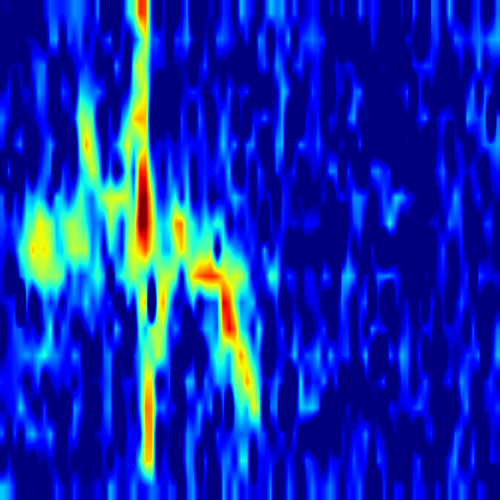
#> input picture my_research_b4_data/test_audio_spectrogram_data/20kHz/FingerSeipe-D/FingerSeipe-D_try1.png, 1000 x 1000 px, found by its file name (shown at 1/2 size); its folder holds only this picture in this run
$ python test_learningmodel_svm.py
#> lines starting #> are read from the running program, lines starting #| are printed output that depends on the picture
import os
import numpy as np
from sklearn.model_selection import train_test_split
from sklearn.preprocessing import LabelEncoder, StandardScaler
from sklearn.svm import SVC
from sklearn.metrics import classification_report, accuracy_score
from PIL import Image

#python 3.10.11で実行

Hz = '20kHz'
# データセットパス
DATASET_PATH = "C:/Users/rushi/myresearch/my_research_b4_data/test_audio_spectrogram_data/"+ Hz

# データとラベルを格納
Imagedata = []
Label_data = []

# 各フォルダ（ラベル）ごとに画像を読み込み
for label in os.listdir(DATASET_PATH):      #サブフォルダの名前を1つずつ取得
    label_path = os.path.join(DATASET_PATH, label)      #サブフォルダのパスを取得

    if not os.path.isdir(label_path):       #フォルダでないときスキップ
        continue
    for filename in os.listdir(label_path):     #サブフォルダ内のデータをすべて探索
        if filename.endswith(".png"):       #pngファイルの時
            img_path = os.path.join(label_path, filename)       #画像へのパスを取得
            img = Image.open(img_path).convert("L").resize((64, 64))  # グレースケール(L)＋リサイズ
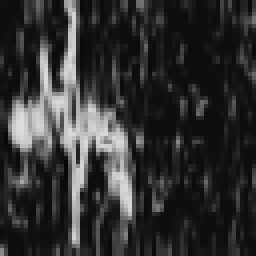
#> img: PIL image 64x64 L (shown 4 times larger); min 5, max 222, mean 49.6
            img_array = np.array(img).flatten()  # flattenして1次元ベクトルに
#> img_array = 4096 values, max 222 at index 1227, min 5 at index 2640, mean 49.63
            Imagedata.append(img_array)
            Label_data.append(label)
#> pass 2 of the loop `for label in os.listdir(DATASET_PATH):`:
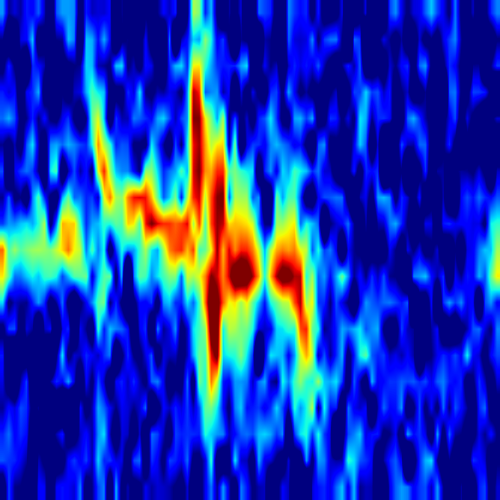
#> input picture my_research_b4_data/test_audio_spectrogram_data/20kHz/Grip-C/Grip-C_try1.png, 1000 x 1000 px, found by its file name (shown at 1/2 size)
#> `img = Image.open(img_path).convert("L").resize((64, 64))`:
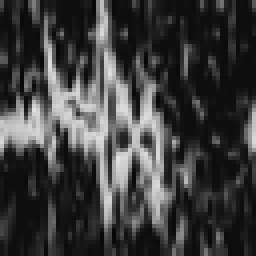
#> img: PIL image 64x64 L (shown 4 times larger); min 6, max 225, mean 61.3
#> img_array = 4096 values, max 225 at index 2525, min 6 at index 3740, mean 61.29

#データをNumpy配列に変換して機械学習で扱いやすい形式にする
Imagedata = np.array(Imagedata)
Label_data = np.array(Label_data)

# ラベルを数値に変換
le = LabelEncoder()
y_encoded = le.fit_transform(Label_data)

# 特徴量のスケーリング
scaler = StandardScaler()
Imagedata_scaled = scaler.fit_transform(Imagedata)

# 訓練とテストに分割
Imagedata_train, Imagedata_test, y_train, y_test = train_test_split(Imagedata_scaled, y_encoded, test_size=0.2, random_state=42)
#> y_train = [0]; y_test = [1]

# SVMモデルの作成と学習
clf = SVC(kernel='rbf', C=1.0, gamma='scale')   #C:正則化パラメータ(誤差の許容具合大=>許容しない)
#> (the run stopped early here; a loop or call above may not have finished)
